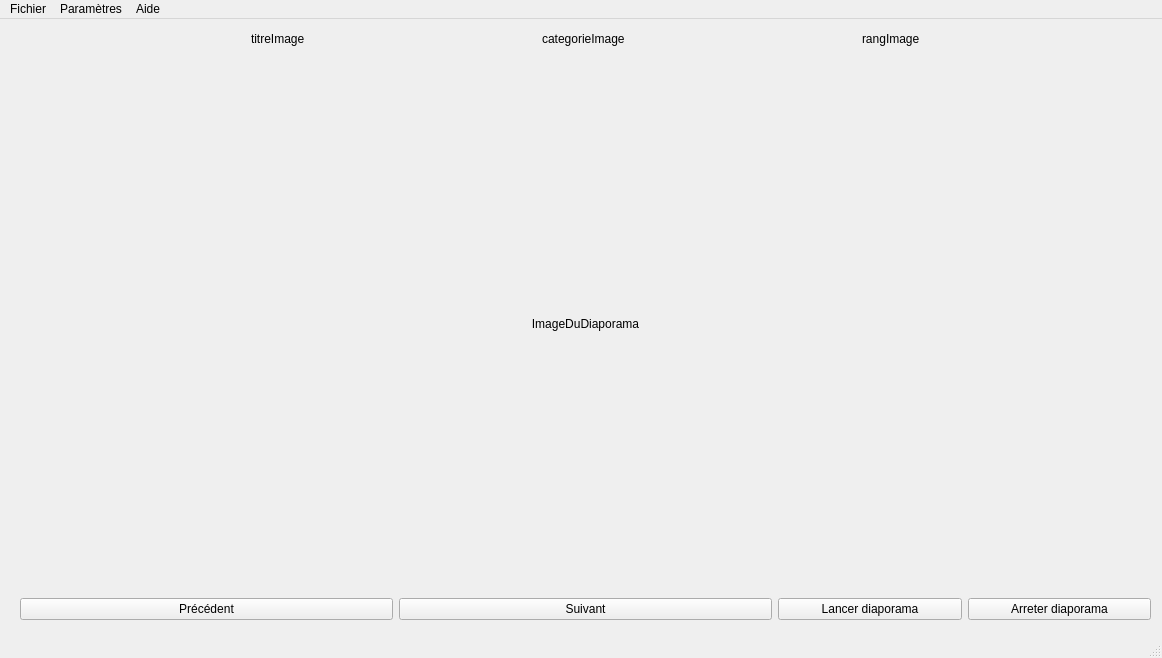
<?xml version="1.0" encoding="UTF-8"?>
<ui version="4.0">
 <class>lecteurvue</class>
 <widget class="QMainWindow" name="lecteurvue">
  <property name="geometry">
   <rect>
    <x>0</x>
    <y>0</y>
    <width>1162</width>
    <height>658</height>
   </rect>
  </property>
  <property name="windowTitle">
   <string>MainWindow</string>
  </property>
  <widget class="QWidget" name="centralwidget">
   <widget class="QWidget" name="verticalLayoutWidget">
    <property name="geometry">
     <rect>
      <x>20</x>
      <y>10</y>
      <width>1131</width>
      <height>591</height>
     </rect>
    </property>
    <layout class="QVBoxLayout" name="verticalLayout">
     <item>
      <layout class="QGridLayout" name="gridLayout"/>
     </item>
     <item>
      <layout class="QHBoxLayout" name="horizontalLayout_4">
       <item>
        <spacer name="horizontalSpacer">
         <property name="orientation">
          <enum>Qt::Horizontal</enum>
         </property>
         <property name="sizeHint" stdset="0">
          <size>
           <width>40</width>
           <height>20</height>
          </size>
         </property>
        </spacer>
       </item>
       <item>
        <widget class="QLabel" name="titreImage">
         <property name="text">
          <string>titreImage</string>
         </property>
        </widget>
       </item>
       <item>
        <spacer name="horizontalSpacer_3">
         <property name="orientation">
          <enum>Qt::Horizontal</enum>
         </property>
         <property name="sizeHint" stdset="0">
          <size>
           <width>40</width>
           <height>20</height>
          </size>
         </property>
        </spacer>
       </item>
       <item>
        <widget class="QLabel" name="categorieImage">
         <property name="text">
          <string>categorieImage</string>
         </property>
        </widget>
       </item>
       <item>
        <spacer name="horizontalSpacer_4">
         <property name="orientation">
          <enum>Qt::Horizontal</enum>
         </property>
         <property name="sizeHint" stdset="0">
          <size>
           <width>40</width>
           <height>20</height>
          </size>
         </property>
        </spacer>
       </item>
       <item>
        <widget class="QLabel" name="rangImage">
         <property name="text">
          <string>rangImage</string>
         </property>
        </widget>
       </item>
       <item>
        <spacer name="horizontalSpacer_2">
         <property name="orientation">
          <enum>Qt::Horizontal</enum>
         </property>
         <property name="sizeHint" stdset="0">
          <size>
           <width>40</width>
           <height>20</height>
          </size>
         </property>
        </spacer>
       </item>
      </layout>
     </item>
     <item>
      <spacer name="verticalSpacer_2">
       <property name="orientation">
        <enum>Qt::Vertical</enum>
       </property>
       <property name="sizeHint" stdset="0">
        <size>
         <width>20</width>
         <height>40</height>
        </size>
       </property>
      </spacer>
     </item>
     <item>
      <widget class="QLabel" name="label">
       <property name="text">
        <string>ImageDuDiaporama</string>
       </property>
       <property name="alignment">
        <set>Qt::AlignCenter</set>
       </property>
      </widget>
     </item>
     <item>
      <spacer name="verticalSpacer">
       <property name="orientation">
        <enum>Qt::Vertical</enum>
       </property>
       <property name="sizeHint" stdset="0">
        <size>
         <width>20</width>
         <height>40</height>
        </size>
       </property>
      </spacer>
     </item>
     <item>
      <layout class="QHBoxLayout" name="horizontalLayout">
       <item>
        <widget class="QPushButton" name="btnPrecedent">
         <property name="text">
          <string>Précédent</string>
         </property>
        </widget>
       </item>
       <item>
        <widget class="QPushButton" name="btnSuivant">
         <property name="text">
          <string>Suivant</string>
         </property>
         <property name="checkable">
          <bool>false</bool>
         </property>
        </widget>
       </item>
       <item>
        <layout class="QHBoxLayout" name="horizontalLayout_2">
         <item>
          <widget class="QPushButton" name="btnLancer">
           <property name="text">
            <string>Lancer diaporama</string>
           </property>
          </widget>
         </item>
         <item>
          <widget class="QPushButton" name="btnArreter">
           <property name="text">
            <string>Arreter diaporama</string>
           </property>
          </widget>
         </item>
        </layout>
       </item>
      </layout>
     </item>
    </layout>
   </widget>
  </widget>
  <widget class="QMenuBar" name="menubar">
   <property name="geometry">
    <rect>
     <x>0</x>
     <y>0</y>
     <width>1162</width>
     <height>22</height>
    </rect>
   </property>
   <widget class="QMenu" name="menuParametres">
    <property name="title">
     <string>Paramètres</string>
    </property>
    <addaction name="actionCharger_diaporama"/>
    <addaction name="actionEnlever_diaporama"/>
    <addaction name="actionModifier_vitesse"/>
    <addaction name="actionFiltrer"/>
   </widget>
   <widget class="QMenu" name="menuFichier">
    <property name="title">
     <string>Fichier</string>
    </property>
    <addaction name="actionQuitter"/>
   </widget>
   <widget class="QMenu" name="menuAide">
    <property name="title">
     <string>Aide</string>
    </property>
    <addaction name="actionA_propos_de"/>
   </widget>
   <addaction name="menuFichier"/>
   <addaction name="menuParametres"/>
   <addaction name="menuAide"/>
  </widget>
  <widget class="QStatusBar" name="statusbar"/>
  <action name="actionCharger_diaporama">
   <property name="text">
    <string>Charger diaporama</string>
   </property>
  </action>
  <action name="actionModifier_vitesse">
   <property name="text">
    <string>Vitesse de défilement</string>
   </property>
  </action>
  <action name="actionEnlever_diaporama">
   <property name="text">
    <string>Enlever diaporama</string>
   </property>
  </action>
  <action name="actionQuitter">
   <property name="text">
    <string>Quitter</string>
   </property>
  </action>
  <action name="actionA_propos_de">
   <property name="text">
    <string>A propos de...</string>
   </property>
  </action>
  <action name="actionFiltrer">
   <property name="text">
    <string>Filtrer</string>
   </property>
  </action>
 </widget>
 <resources/>
 <connections/>
</ui>
